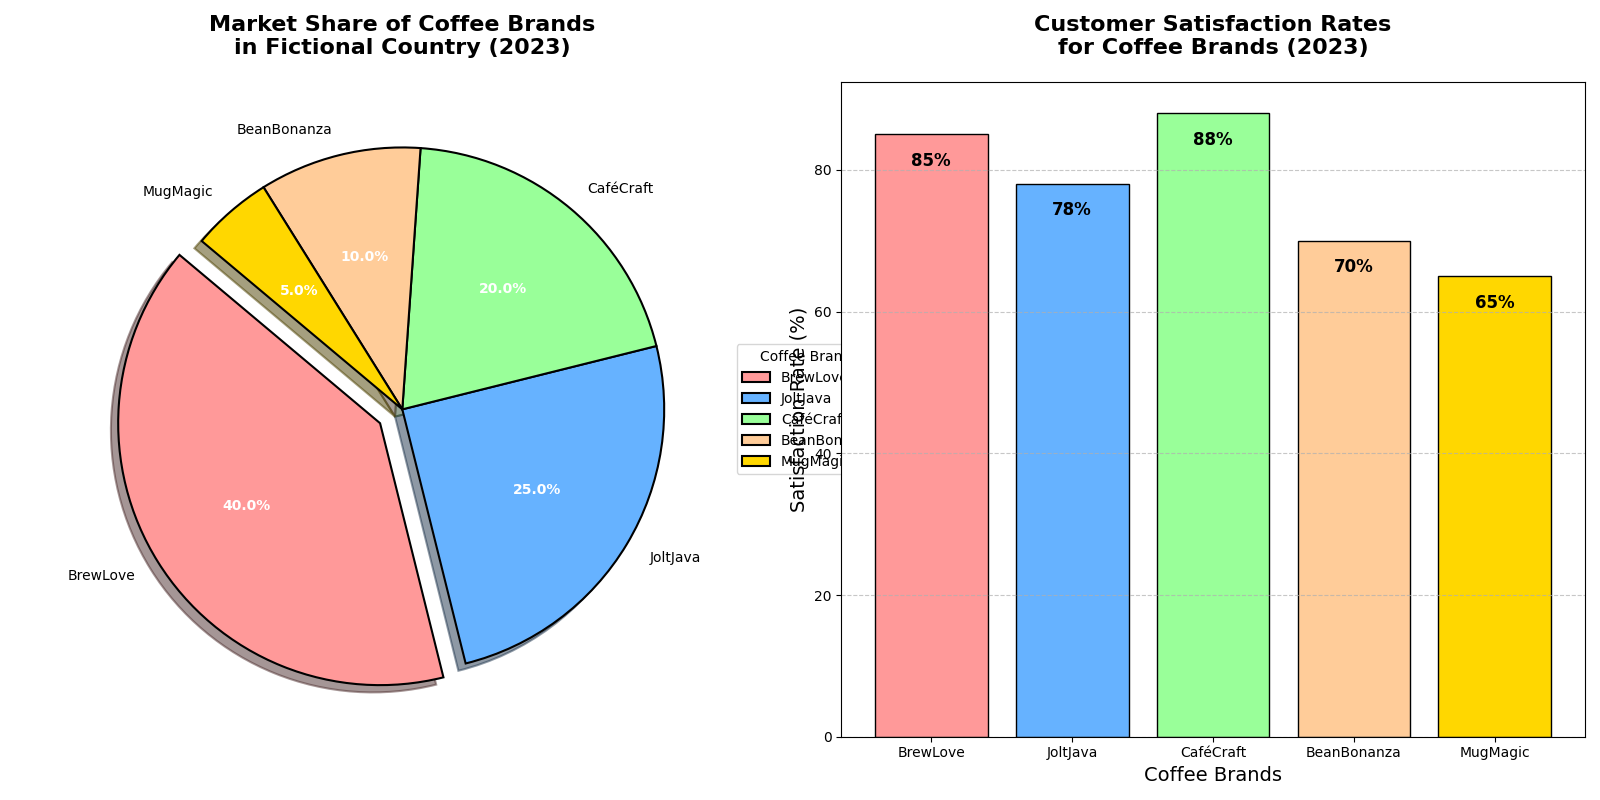

Reproduce this figure in Python.
import matplotlib.pyplot as plt
import numpy as np

# Backstory: The chart represents the breakdown of market shares held by popular coffee brands in a fictional country in 2023.
# Additionally, we delve into the customer satisfaction rates of these brands to provide more insight.

# Define coffee brands and their respective market shares in percentage
coffee_brands = ['BrewLove', 'JoltJava', 'CaféCraft', 'BeanBonanza', 'MugMagic']
market_shares = [40, 25, 20, 10, 5]

# Colors for the pie chart slices
colors = ['#FF9999', '#66B2FF', '#99FF99', '#FFCC99', '#FFD700']

# Explode the largest slice (BrewLove) for emphasis
explode = [0.1, 0, 0, 0, 0]

# Additional data for customer satisfaction rates of these coffee brands
customer_satisfaction = [85, 78, 88, 70, 65]

# Create a figure with 1 row and 2 columns of subplots
fig, axs = plt.subplots(1, 2, figsize=(16, 8))

# Pie Chart for Market Shares
wedges, texts, autotexts = axs[0].pie(
    market_shares, 
    explode=explode, 
    labels=coffee_brands, 
    autopct='%1.1f%%', 
    startangle=140, 
    colors=colors, 
    wedgeprops={'edgecolor': 'black', 'linewidth': 1.5},
    shadow=True
)

# Adjust text size and color
for autotext in autotexts:
    autotext.set_color('white')
    autotext.set_fontweight('bold')

axs[0].set_title('Market Share of Coffee Brands\nin Fictional Country (2023)', fontsize=16, fontweight='bold', pad=20)

# Bar Chart for Customer Satisfaction Rates
bars = axs[1].bar(coffee_brands, customer_satisfaction, color=colors, edgecolor='black')

# Adding value labels to bars
for bar in bars:
    height = bar.get_height()
    axs[1].text(bar.get_x() + bar.get_width() / 2, height - 5, f'{height}%', 
                ha='center', va='bottom', fontsize=12, fontweight='bold')

axs[1].set_title('Customer Satisfaction Rates\nfor Coffee Brands (2023)', fontsize=16, fontweight='bold', pad=20)
axs[1].set_xlabel('Coffee Brands', fontsize=14)
axs[1].set_ylabel('Satisfaction Rate (%)', fontsize=14)
axs[1].yaxis.grid(True, linestyle='--', alpha=0.7)

# Adjust layout to ensure no overlaps
plt.tight_layout()

# Add legends
axs[0].legend(wedges, coffee_brands, title="Coffee Brands", loc="center left", bbox_to_anchor=(1, 0, 0.5, 1))

# Show the plot
plt.show()
